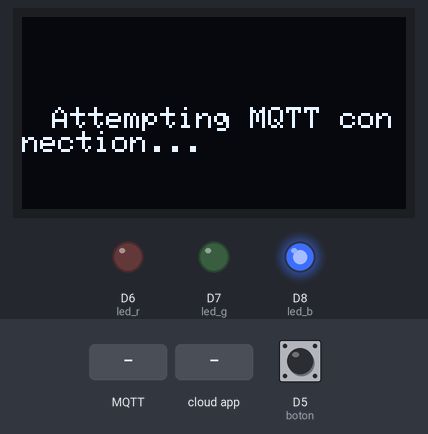
Simulated run of this sketch. Board: ESP8266 (Wemos D1 mini). On the bench: 128×64 one-colour display, output pins drawn as LEDs (lit = HIGH). The inputs (shaded band) are chosen by the test bench; at power-on: D5 (boton) HIGH. WiFi joins after 1.5 s; servers stay silent unless stated; no MQTT or app messages arrive unless stated; the RemoteXY app is connected; what the sketch prints to the serial monitor is not drawn.

Above: at 3.7 s.
3.8 s: MQTT message "ON" arrives on the second subscribed topic
At 4.6 s:
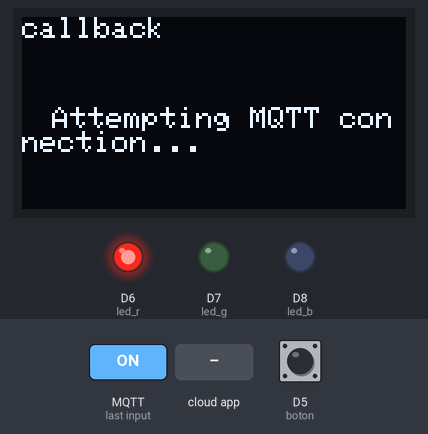
6.8 s: MQTT message "ON" arrives on the first subscribed topic
At 8.0 s:
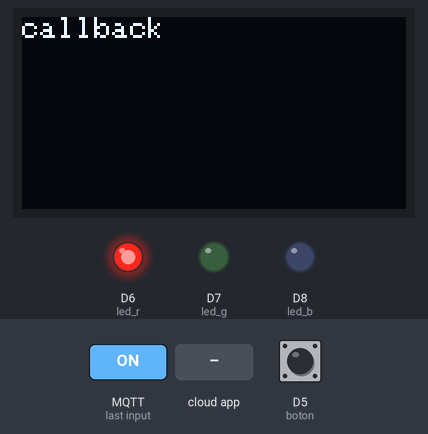
9.8 s: the phone or cloud app sets btn_tmp to 1
At 10.3 s:
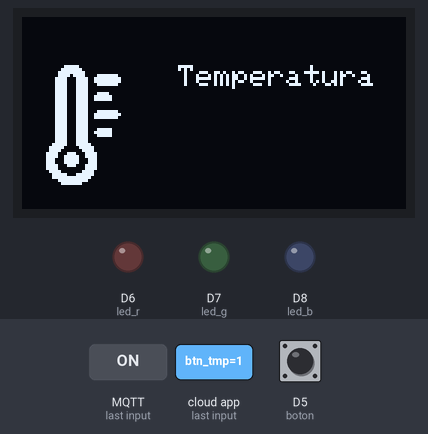
11.3 s: MQTT message "1" arrives on the first subscribed topic
At 11.5 s:
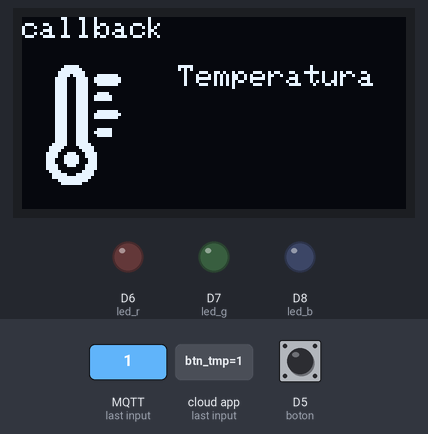
13.1 s: MQTT message "ON" arrives on the third subscribed topic
At 15.0 s:
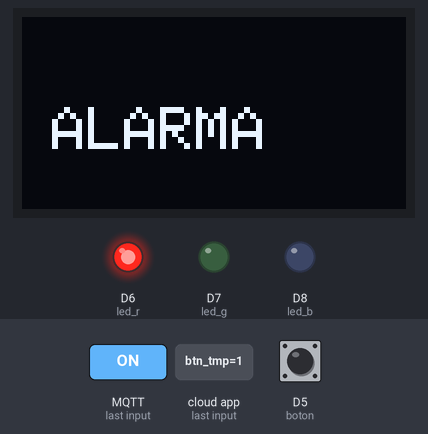
16.1 s: the phone or cloud app sets btn_tmp to 0
At 17.2 s:
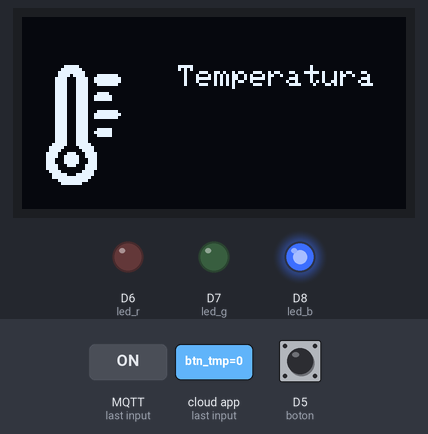
Timing chart, 0 to 18.6 s (numbered marks = the images above; inputs shaded):
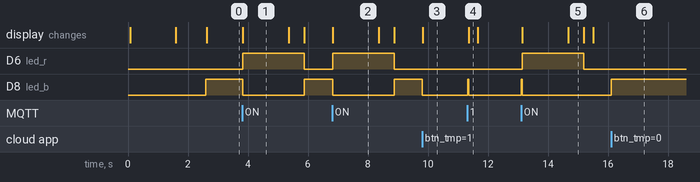

The sketch:

project.ino
```cpp
// RemoteXY select connection mode and include library
#define REMOTEXY_MODE__SOFTSERIAL
#include <SPI.h>
#include <Wire.h>
#include <Adafruit_GFX.h>
#include <Adafruit_SSD1306.h>
#include <ESP8266WiFi.h>
#include <ESP8266WiFiMulti.h>
#include <PubSubClient.h>
#include "imagenes.h"

#include <SoftwareSerial.h>
#define SoftwareSerial_h
#include <RemoteXY.h>

// RemoteXY connection settings
#define REMOTEXY_SERIAL_RX D4
#define REMOTEXY_SERIAL_TX D3
#define REMOTEXY_SERIAL_SPEED 9600

// Conectar al wifi
const char* ssid = "Casa-Mari (~^•^)~";        // Poner aquí la SSID de la WiFi
const char* password = "luckyximonicojulieta99";  // Poner aquí el passwd de la WiFi
const char* mqtt_server = "47.63.0.49";
//const char* mqtt_server = "sergioi7pc.duckdns.org";

// cliente MQTT
WiFiClient espClient;
PubSubClient client(espClient);

// variables
volatile int modo = 0;
volatile int modoAux;
volatile double temp;
volatile double humd;
String humedad_string;
String temperatura_string;
volatile int pintar = 0;
// LED
int led_b = D8;
int led_g = D7;
int led_r = D6;
//boton
const int boton = 14;
const int bluetooth = D4;
// Pantalla
#define ANCHO_PANTALLA 128 // ancho pantalla OLED
#define ALTO_PANTALLA 64 // alto pantalla OLED
Adafruit_SSD1306 display(ANCHO_PANTALLA, ALTO_PANTALLA, &Wire, -1);

//______________________________________REMOTE_XY______________________________________
// RemoteXY configurate
#pragma pack(push, 1)
uint8_t RemoteXY_CONF[] =
{ 255, 3, 0, 4, 0, 99, 0, 10, 24, 1,
  1, 1, 17, 41, 30, 10, 177, 31, 84, 101,
  109, 112, 101, 114, 97, 116, 117, 114, 97, 0,
  1, 1, 17, 56, 30, 10, 177, 31, 72, 117,
  109, 101, 100, 97, 100, 0, 1, 1, 17, 27,
  30, 10, 177, 31, 73, 110, 105, 99, 105, 111,
  0, 65, 4, 12, 15, 9, 9, 65, 7, 42,
  15, 9, 9, 129, 0, 9, 9, 13, 4, 17,
  65, 108, 97, 114, 109, 97, 0, 129, 0, 35,
  9, 23, 4, 17, 84, 101, 109, 112, 101, 114,
  97, 116, 117, 114, 97, 0
};

// this structure defines all the variables and events of your control interface
struct {

  // input variables
  uint8_t btn_tmp; // =1 if button pressed, else =0
  uint8_t btn_hmd; // =1 if button pressed, else =0
  uint8_t btn_ini; // =1 if button pressed, else =0
  //uint8_t btn_alrm; // =1 if button pressed, else =0

  // output variables
  uint8_t led_alrm_r; // =0..255 LED Red brightness
  uint8_t led_1_r; // =0..255 LED Red brightness
  uint8_t led_1_g; // =0..255 LED Green brightness
  uint8_t led_1_b; // =0..255 LED Blue brightness

  // other variable
  uint8_t connect_flag;  // =1 if wire connected, else =0

} RemoteXY;
#pragma pack(pop)


//______________________________________ISR______________________________________
void ICACHE_RAM_ATTR apagarAlarma() {
  Serial.println("boton");
  if (modo == 3) {
    modo = modoAux;
    RemoteXY.led_1_r = 0;
  }
}

//______________________________________MQTT______________________________________

// recibir de los diferentesa topicos
void callback(char* topic, byte* payload, unsigned int length) {
  display.setTextSize(1);
  display.setCursor(0, 0);
  display.setTextColor(SSD1306_WHITE);
  display.println("callback");
  display.display();

  Serial.print("Message arrived [");
  Serial.print(topic);
  Serial.print("] ");
  for (int i = 0; i < length; i++) {
    char receivedChar = (char)payload[i];
    Serial.print(receivedChar);
  }
  Serial.println();
  //actualizamos los datos
  String string_topic(topic);
  String dato;
  for (int i = 0; i < length; i++) {
    char receivedChar = (char)payload[i];
    dato.concat(receivedChar);
  }

  if ((string_topic == "wemosd1mini/binary_sensor/botn_del_pnico/state" || string_topic == "wemosd1mini/binary_sensor/muelle/state") && dato == "ON") {
    modo = 3;
  } else if (string_topic == "wemosd1mini/sensor/temperatura_dht11/state") {
    temp = dato.toDouble();
    temperatura_string = "";
    temperatura_string.concat(dato);
    temperatura_string.concat("C");

  } else if (string_topic == "wemosd1mini/sensor/humedad_dht11/state") {
    humd = dato.toDouble();
  }
  pintarPantalla();
}

//suscripción a los topicos
void setup_wifi() {

  delay(10);
  // We start by connecting to a WiFi network
  display.clearDisplay();
  display.setTextSize(1);
  display.setTextColor(SSD1306_WHITE);
  display.setCursor(10, 30);
  display.print("Connecting to ");
  display.setCursor(10, 40);
  display.println(ssid);
  display.display();

  WiFi.begin(ssid, password);

  while (WiFi.status() != WL_CONNECTED) {
    delay(500);
    Serial.print(".");
  }
  display.clearDisplay();
  display.setCursor(10, 30);
  display.println("WiFi connected");
  display.setCursor(10, 40);
  display.println("IP address: ");
  display.setCursor(10, 50);
  display.println(WiFi.localIP());
  display.display();
  delay(1000);


}

void reconnect() {
  // Loop until we're reconnected
  display.clearDisplay();
  display.setTextSize(1);
  display.setTextColor(SSD1306_WHITE);
  display.setCursor(10, 30);
  while (!client.connected()) {
    display.print("Attempting MQTT connection...");
    display.display();
    // Attempt to connect
    if (client.connect("mqtt", "mqtt", "mqtt")) {
      display.setCursor(10, 40);
      Serial.println("connected");
      // ... and subscribe to topic
      display.display();
      delay(1000);
      client.subscribe("mym");
      client.subscribe("wemosd1mini/binary_sensor/muelle/state");
      client.subscribe("wemosd1mini/binary_sensor/botn_del_pnico/state");
      client.subscribe("wemosd1mini/sensor/temperatura_dht11/state");
      client.subscribe("wemosd1mini/sensor/humedad_dht11/state");
    } else {
      display.setCursor(10, 40);
      display.print("failed, rc=");
      display.display();
      Serial.print(client.state());
      Serial.println(" try again in 5 seconds");
      // Wait 5 seconds before retrying
      delay(5000);
    }
  }
}


//______________________________________setup______________________________________
void setup()
{
  RemoteXY_Init ();
  Serial.begin(9600);
  display.begin(SSD1306_SWITCHCAPVCC, 0x3C);

  // MQTT
  client.setServer(mqtt_server, 1883);
  client.setCallback(callback);
  setup_wifi();


  //LED
  pinMode(led_b, OUTPUT);
  pinMode(led_g, OUTPUT);
  pinMode(led_r, OUTPUT);

  // Interrupciones
  //interrupts();
  pinMode(boton, INPUT_PULLUP);
  pinMode(bluetooth, INPUT);
  attachInterrupt(digitalPinToInterrupt(boton), apagarAlarma, FALLING);
  //attachInterrupt(digitalPinToInterrupt(bluetooth), apagarAlarma, CHANGE);

}

//______________________________________loop______________________________________

void loop()
{
  RemoteXY_Handler ();

  // bluetooth
  if (RemoteXY.btn_tmp == 1) {
    modo = 1;
    modoAux = 1;
    pintarPantalla();
  } else if (RemoteXY.btn_hmd == 1) {
    modo = 2;
    modoAux = 2;
    pintarPantalla();
  } else if (RemoteXY.btn_ini == 1) {
    modo = 0;
    modoAux = 0;
    pintarPantalla();
  }

  if (pintar == 1) {
    Serial.println(modo);
    pintarPantalla();
    pintar = 0;
  }

  //Cambiamos el led de la temperatura
  if (temp < 16) { // encendemos de azul
    analogWrite(led_b, 255);
    analogWrite(led_g, 0);
    analogWrite(led_r, 0);
    RemoteXY.led_1_g = 0;
    RemoteXY.led_1_r = 0;
    RemoteXY.led_1_b = 255;
  } else if (temp > 16 && temp < 21) { // encendemos naranja
    analogWrite(led_b, 17);
    analogWrite(led_g, 70);
    analogWrite(led_r, 255);
    RemoteXY.led_1_b = 17;
    RemoteXY.led_1_g = 70;
    RemoteXY.led_1_r = 255;
  } else if (temp > 29) { // encendemos rojo
    analogWrite(led_b, 0);
    analogWrite(led_g, 0);
    analogWrite(led_r, 255);
    RemoteXY.led_1_b = 0;
    RemoteXY.led_1_g = 0;
    RemoteXY.led_1_r = 255;
  } else { // apagamos led
    analogWrite(led_b, 0);
    analogWrite(led_g, 0);
    analogWrite(led_r, 0);
    RemoteXY.led_1_b = 0;
    RemoteXY.led_1_g = 0;
    RemoteXY.led_1_r = 0;
  }

  if (!client.connected()) {
    reconnect();
  }
  client.loop();

}

void pintarPantalla() {
  analogWrite(led_b, 0);
  analogWrite(led_g, 0);
  analogWrite(led_r, 0);
  // Limpiar buffer
  display.clearDisplay();
  display.setTextColor(SSD1306_WHITE);
  switch (modo) {
    case 0:
      display.setTextSize(2);
      display.setCursor(10, 30);
      display.println("inicio");
      break;
    case 1:
      display.drawBitmap(0, 16, imgTemp, 40, 40, SSD1306_WHITE);
      display.setCursor(52, 16);
      display.setTextSize(1);
      display.println("Temperatura ");
      display.setTextSize(2);
      display.setCursor(52, 26);
      //display.println(temp);
      display.println(temperatura_string);
      break;
    case 2:
      display.drawBitmap(0, 16, imgHumd, 40, 40, SSD1306_WHITE);
      display.setCursor(52, 16);
      display.setTextSize(1);
      display.println("Humedad ");
      display.setTextSize(2);
      display.setCursor(52, 26);
      //display.println(humd);
      humedad_string = "";
      humedad_string.concat(humd);
      humedad_string.concat("%");
      display.println(humedad_string);
      break;
    case 3:
      display.setTextSize(2);
      display.setCursor(10, 30);
      display.println("ALARMA");
      RemoteXY.led_alrm_r = 255;
      analogWrite(led_r, 255);
      delay(500);
      delay(1000);
      display.display();
      display.clearDisplay();
      delay (500);
      break;
  }
  // Enviar a pantalla
  display.display();
}
```

Source omitted: imagenes.h (data table, 2189 bytes)

Measured:
- after the input at 3.8 s, D6 (led_r): LOW → HIGH at once, → LOW 2.1 s later; D8 (led_b): HIGH → LOW at once, → HIGH 2.1 s later; the display: changes at once (image 1)
- after the input at 6.8 s, D6 (led_r): LOW → HIGH at once, → LOW 2.1 s later; D8 (led_b): HIGH → LOW at once, → HIGH 2.1 s later; the display: changes at once (image 2)
- after the input at 9.8 s, D8 (led_b): HIGH → LOW at once; the display: changes at once (image 3)
- after the input at 11.3 s, D8 (led_b): LOW → HIGH at once, → LOW 0.03 s later; the display: changes after 0.05 s (image 4)
- after the input at 13.1 s, D6 (led_r): LOW → HIGH at once, → LOW 2.1 s later; D8 (led_b): LOW → HIGH at once, → LOW 0.03 s later; the display: first changes at once (image 5 shows a later state)
- after the input at 16.1 s, D8 (led_b): LOW → HIGH at once
- what the display in image 1 shows lasts 1.6 s, from 3.8 s to 5.4 s
